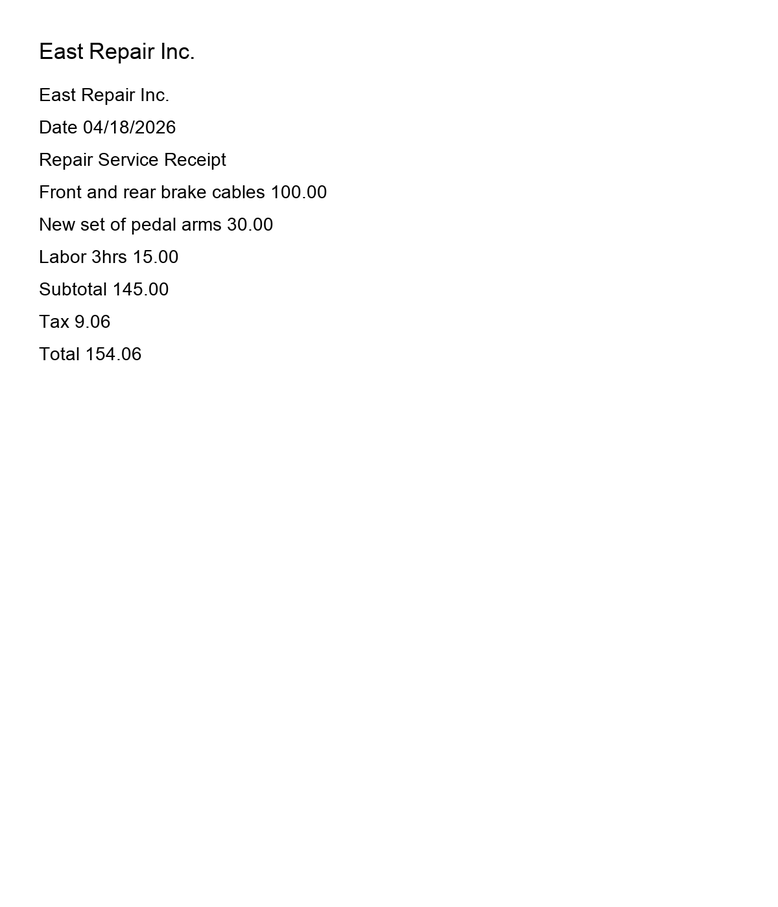
#> input picture backend/eval/corpus/east_repair_receipt.png, 778 x 907 px, shrunk from 1200 x 1400 before the run
$ python -i ocr.py   (imports and definitions only)
#> lines starting #> are read from the running program, lines starting #| are printed output that depends on the picture; after the words box and inside, x2 and y2 are one past the last pixel; in counts of white or black regions, pixels touching at a corner belong together
from pathlib import Path

import cv2
import numpy as np
import pytesseract
from PIL import Image


class OCRService:
    """Tesseract-backed OCR service. Swap this class for cloud OCR or a vision model later."""

    def extract_text(self, image_path: Path) -> tuple[str, float]:
        processed = self._preprocess(image_path)
        text = pytesseract.image_to_string(processed)
        data = pytesseract.image_to_data(processed, output_type=pytesseract.Output.DICT)
        confidences = [
            float(value)
            for value in data.get("conf", [])
            if value not in ("-1", -1) and str(value).strip()
        ]
        avg_confidence = max(0.0, min(1.0, (sum(confidences) / len(confidences) / 100) if confidences else 0.0))
        return text.strip(), avg_confidence

    def _preprocess(self, image_path: Path) -> Image.Image:
        image = cv2.imread(str(image_path))
#> image is the input picture: shape (907, 778, 3); min 0, max 255, mean 252.8
        if image is None:
            return Image.open(image_path)
        gray = cv2.cvtColor(image, cv2.COLOR_BGR2GRAY)
        denoised = cv2.fastNlMeansDenoising(gray, h=10)
        threshold = cv2.adaptiveThreshold(
            denoised,
            255,
            cv2.ADAPTIVE_THRESH_GAUSSIAN_C,
            cv2.THRESH_BINARY,
            31,
            11,
        )
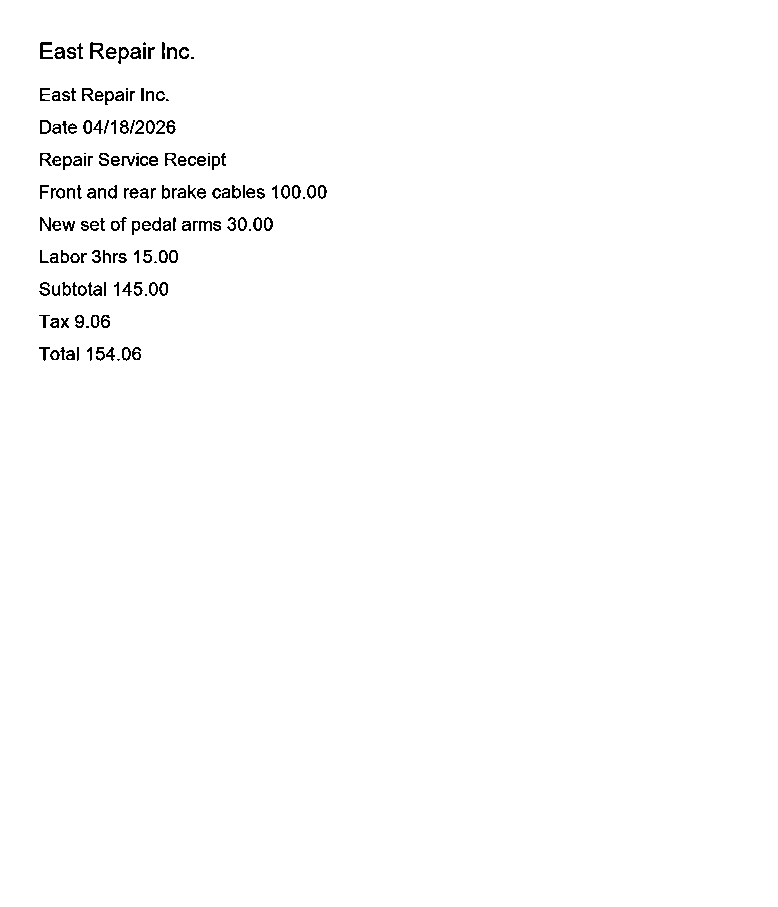
#> threshold: shape (907, 778); 98.9% white; black in thin lines or dots, all inside (x1, y1, x2, y2) = (39, 42, 327, 361)
        return Image.fromarray(np.asarray(threshold))

#> (the run stopped early here; a loop or call above may not have finished)

$ run again, on backend/eval/corpus/noisy_bicycle_repair_bill.png
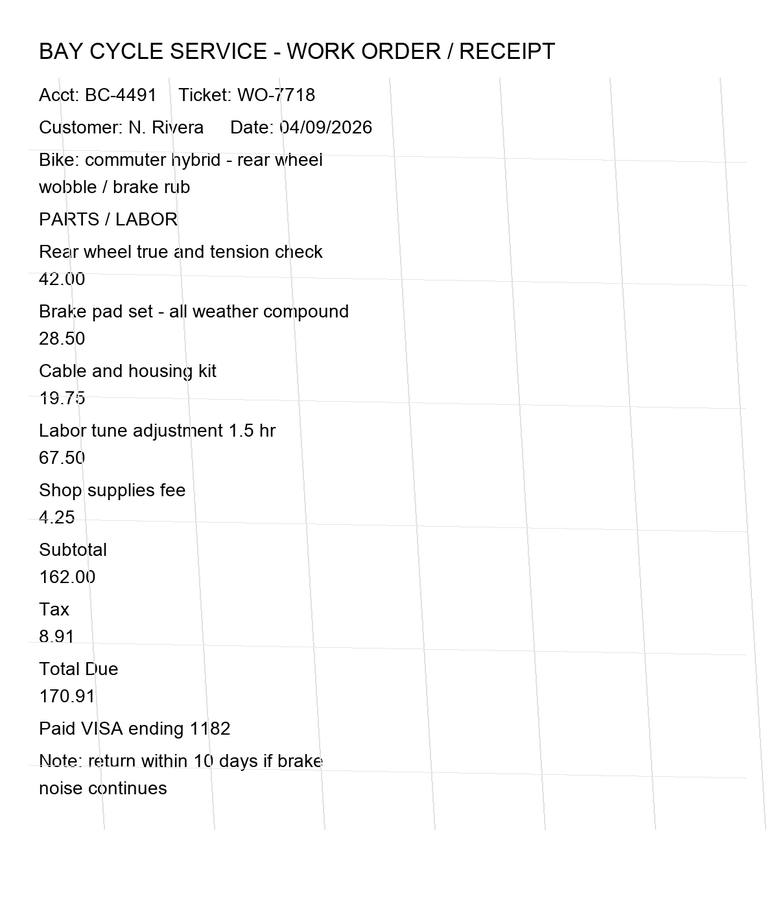
#> input picture backend/eval/corpus/noisy_bicycle_repair_bill.png, 778 x 907 px, shrunk from 1200 x 1400 before the run
#> in _preprocess, image is the input picture: shape (907, 778, 3); min 0, max 255, mean 249.1
#> in _preprocess, `threshold = cv2.adaptiveThreshold( denoised, 255, cv2.ADAPTIVE_THRESH_..`:
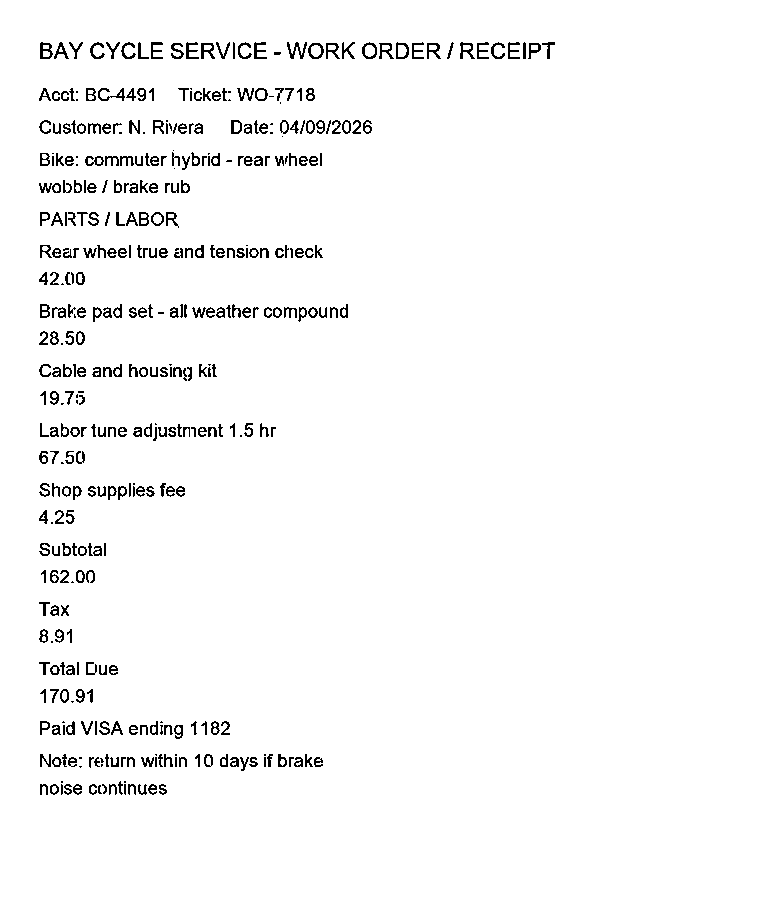
#> threshold: shape (907, 778); 97.2% white; black in thin lines or dots, all inside (x1, y1, x2, y2) = (39, 42, 555, 795)
